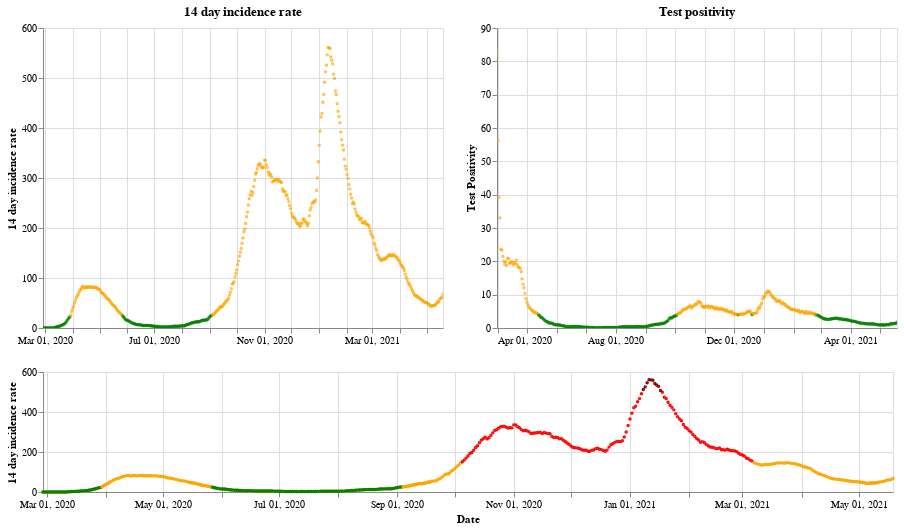

The code cell stored with this chart in its notebook:
### Markdown cell above
## Scotland

### Code cell
plot_traffic_light('Scotland')

### Figure 1 — Vega-Lite specification as saved in the notebook (floating-point values rounded to 4 significant figures; data arrays with more than 128 entries replaced by an {"elided": "..."} marker saying what was removed)
{"config": {"view": {"continuousWidth": 400, "continuousHeight": 300}}, "vconcat": [{"hconcat": [{"mark": {"type": "point", "size": 2}, "encoding": {"color": {"condition": {"value": "green", "test": "(datum.twoWeeklyCasesRate <= 25)"}, "value": "orange"}, "tooltip": [{"type": "nominal", "field": "areaName"}, {"type": "temporal", "field": "date"}, {"type": "quantitative", "field": "twoWeeklyCasesRate"}, {"type": "quantitative", "field": "testPositivity"}], "x": {"type": "temporal", "axis": {"title": ""}, "field": "date", "scale": {"domain": {"selection": "DateBrush"}}, "timeUnit": "yearmonthdate"}, "y": {"type": "quantitative", "axis": {"title": "14 day incidence rate"}, "field": "twoWeeklyCasesRate"}}, "title": "14 day incidence rate", "width": 400}, {"mark": {"type": "point", "size": 2}, "encoding": {"color": {"condition": {"value": "green", "test": "(datum.testPositivity <= 4)"}, "value": "orange"}, "tooltip": [{"type": "nominal", "field": "areaName"}, {"type": "temporal", "field": "date"}, {"type": "quantitative", "field": "twoWeeklyCasesRate"}, {"type": "quantitative", "field": "testPositivity"}], "x": {"type": "temporal", "axis": {"title": ""}, "field": "date", "scale": {"domain": {"selection": "DateBrush"}}, "timeUnit": "yearmonthdate"}, "y": {"type": "quantitative", "axis": {"title": "Test Positivity"}, "field": "testPositivity"}}, "title": "Test positivity", "width": 400}]}, {"layer": [{"mark": {"type": "point", "size": 2}, "encoding": {"color": {"condition": {"value": "orange", "test": "((50 && datum.twoWeeklyCasesRate) < 150)"}, "value": "red"}, "opacity": {"condition": {"value": 1, "test": "((50 && datum.twoWeeklyCasesRate) < 500)"}, "value": 0}, "tooltip": [{"type": "nominal", "field": "areaName"}, {"type": "temporal", "field": "date"}, {"type": "quantitative", "field": "twoWeeklyCasesRate"}, {"type": "quantitative", "field": "testPositivity"}], "x": {"type": "temporal", "axis": {"title": "Date"}, "field": "date", "timeUnit": "yearmonthdate"}, "y": {"type": "quantitative", "axis": {"title": "14 day incidence rate"}, "field": "twoWeeklyCasesRate"}}, "selection": {"DateBrush": {"type": "interval", "encodings": ["x"], "fields": ["Time"]}}, "width": 850}, {"mark": {"type": "point", "size": 2}, "encoding": {"color": {"value": "darkred"}, "opacity": {"condition": {"value": 1, "test": "(datum.twoWeeklyCasesRate >= 500)"}, "value": 0}, "tooltip": [{"type": "nominal", "field": "areaName"}, {"type": "temporal", "field": "date"}, {"type": "quantitative", "field": "twoWeeklyCasesRate"}, {"type": "quantitative", "field": "testPositivity"}], "x": {"type": "temporal", "axis": {"title": "Date"}, "field": "date", "timeUnit": "yearmonthdate"}, "y": {"type": "quantitative", "axis": {"title": "14 day incidence rate"}, "field": "twoWeeklyCasesRate"}}, "width": 400}, {"mark": {"type": "point", "size": 2}, "encoding": {"color": {"condition": {"value": "green", "test": "((4 && datum.twoWeeklyCasesRate) < 25)"}, "value": "orange"}, "opacity": {"condition": {"value": 1, "test": "(datum.twoWeeklyCasesRate < 50)"}, "value": 0}, "tooltip": [{"type": "nominal", "field": "areaName"}, {"type": "temporal", "field": "date"}, {"type": "quantitative", "field": "twoWeeklyCasesRate"}, {"type": "quantitative", "field": "testPositivity"}], "x": {"type": "temporal", "axis": {"title": "Date"}, "field": "date", "timeUnit": "yearmonthdate"}, "y": {"type": "quantitative", "axis": {"title": "14 day incidence rate"}, "field": "twoWeeklyCasesRate"}}, "width": 400}], "height": 120, "width": 800}], "data": {"name": "data-1ddacb4f23ce180e9586361ea79b4c5e"}, "$schema": "https://vega.github.io/schema/vega-lite/v4.8.1.json", "datasets": {"data-1ddacb4f23ce180e9586361ea79b4c5e": {"elided": "447 records"}}}
